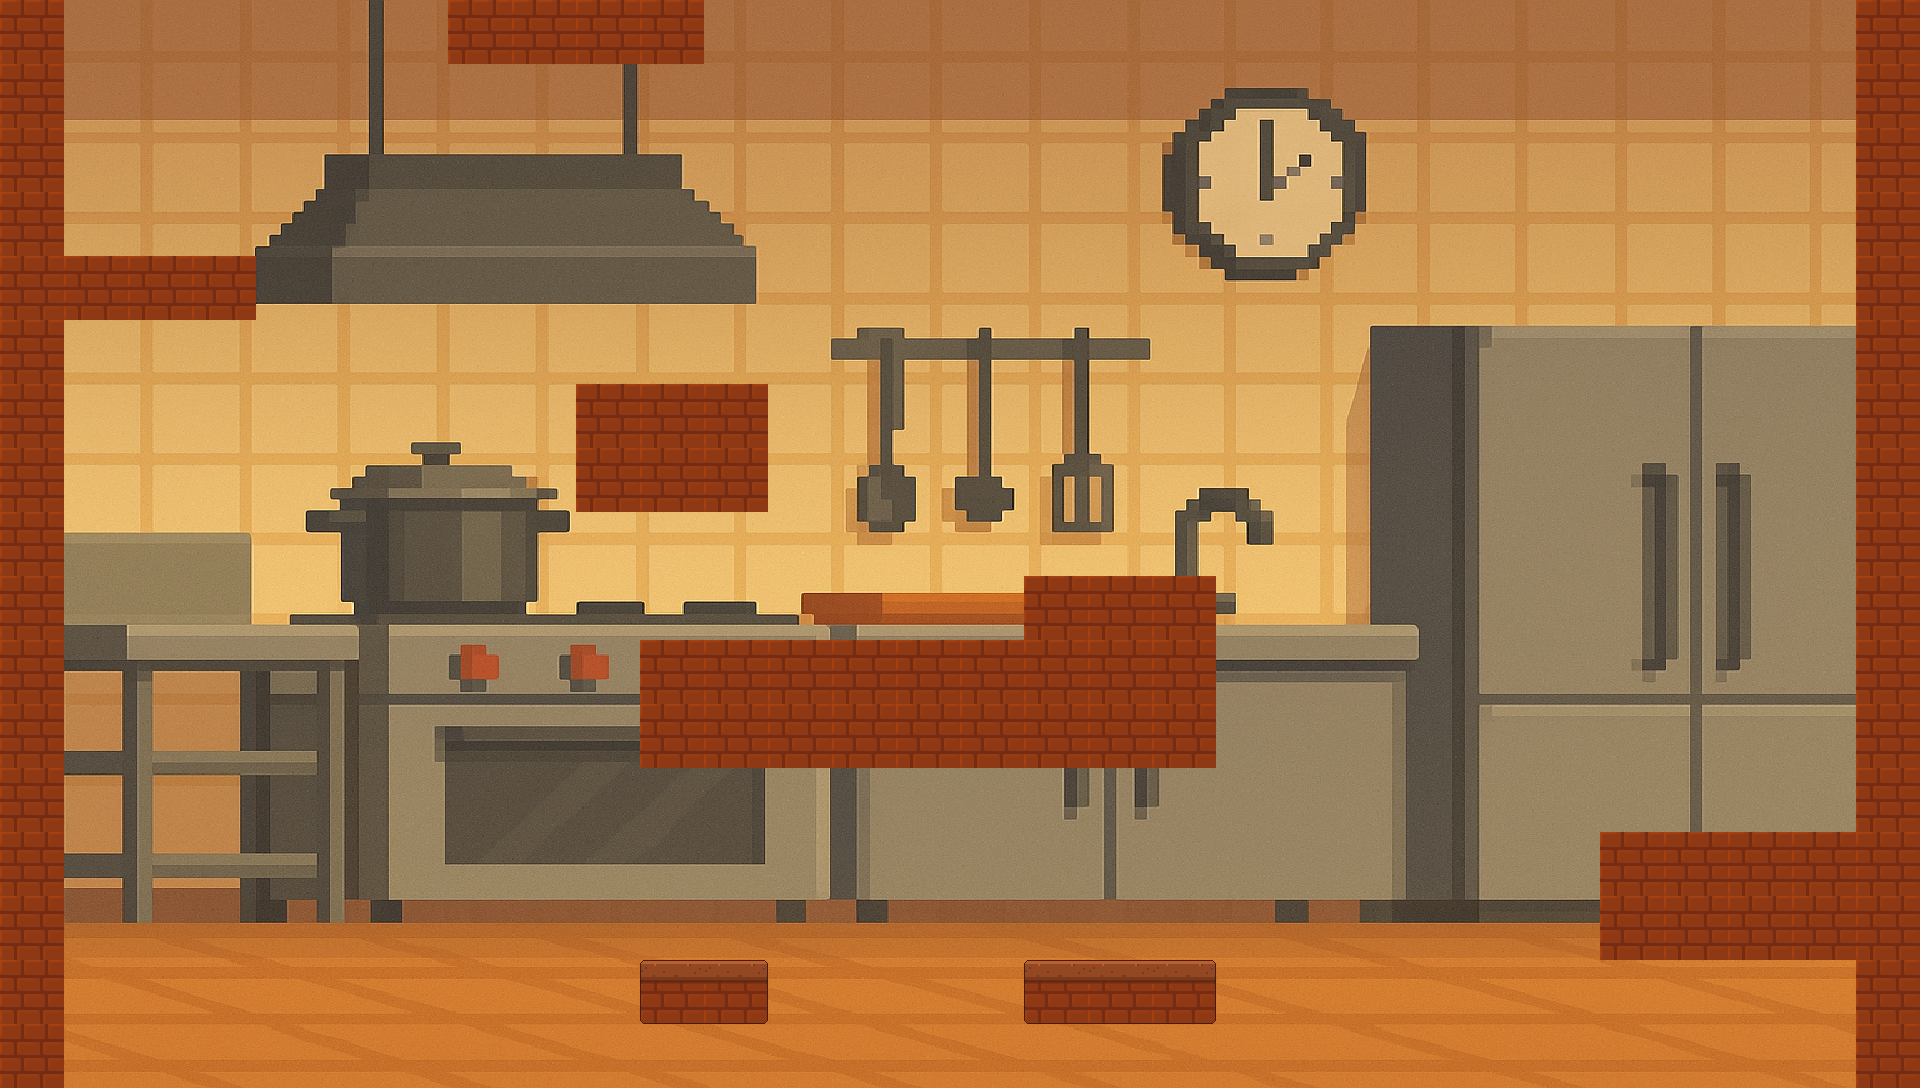

The image is a tile-based game level rendered from a .tmx file. Its description and complete source (layers, tilesets, objects, tile grids) follow:
An orthogonal 30x17 tile map with 64x64 px tiles, 2 tile layers (Camada de Blocos 1, Camada de Blocos 2), 2 tilesets, 1 image layer.

<map version="1.10" tiledversion="1.11.2" orientation="orthogonal" renderorder="right-down" width="30" height="17" tilewidth="64" tileheight="64" infinite="0" nextlayerid="5" nextobjectid="1">
 <tileset firstgid="1" source="tileset-esgoto.tsx" />
 <tileset firstgid="29" source="tileset-cozinha.tsx" />
 <imagelayer id="3" name="Camada de Imagens 1">
  <image source="cozinha.png" width="1920" height="1088" />
 </imagelayer>
 <layer id="1" name="Camada de Blocos 1" width="30" height="17">
  <properties>
   <property name="type" value="interactive-block" />
  </properties>
  <data encoding="csv">
29,0,0,0,0,0,0,29,29,29,29,0,0,0,0,0,0,0,0,0,0,0,0,0,0,0,0,0,0,29,
29,0,0,0,0,0,0,0,0,0,0,0,0,0,0,0,0,0,0,0,0,0,0,0,0,0,0,0,0,29,
29,0,0,0,0,0,0,0,0,0,0,0,0,0,0,0,0,0,0,0,0,0,0,0,0,0,0,0,0,29,
29,0,0,0,0,0,0,0,0,0,0,0,0,0,0,0,0,0,0,0,0,0,0,0,0,0,0,0,0,29,
29,29,29,29,0,0,0,0,0,0,0,0,0,0,0,0,0,0,0,0,0,0,0,0,0,0,0,0,0,29,
29,0,0,0,0,0,0,0,0,0,0,0,0,0,0,0,0,0,0,0,0,0,0,0,0,0,0,0,0,29,
29,0,0,0,0,0,0,0,0,29,29,29,0,0,0,0,0,0,0,0,0,0,0,0,0,0,0,0,0,29,
29,0,0,0,0,0,0,0,0,29,29,29,0,0,0,0,0,0,0,0,0,0,0,0,0,0,0,0,0,29,
29,0,0,0,0,0,0,0,0,0,0,0,0,0,0,0,0,0,0,0,0,0,0,0,0,0,0,0,0,29,
29,0,0,0,0,0,0,0,0,0,0,0,0,0,0,0,29,29,29,0,0,0,0,0,0,0,0,0,0,29,
29,0,0,0,0,0,0,0,0,0,29,29,29,29,29,29,29,0,29,0,0,0,0,0,0,0,0,0,0,29,
29,0,0,0,0,0,0,0,0,0,29,29,29,29,29,29,29,29,29,0,0,0,0,0,0,0,0,0,0,29,
29,0,0,0,0,0,0,0,0,0,0,0,0,0,0,0,0,0,0,0,0,0,0,0,0,0,0,0,0,29,
29,0,0,0,0,0,0,0,0,0,0,0,0,0,0,0,0,0,0,0,0,0,0,0,0,29,29,29,29,29,
29,0,0,0,0,0,0,0,0,0,0,0,0,0,0,0,0,0,0,0,0,0,0,0,0,29,29,29,29,29,
29,0,0,0,0,0,0,0,0,0,40,42,0,0,0,0,40,41,42,0,0,0,0,0,0,0,0,0,0,29,
29,0,0,0,0,0,0,0,0,0,0,0,0,0,0,0,0,0,0,0,0,0,0,0,0,0,0,0,0,29
</data>
 </layer>
 <layer id="4" name="Camada de Blocos 2" width="30" height="17">
  <data encoding="csv">
0,0,0,0,0,0,0,0,0,0,0,0,0,0,0,0,0,0,0,0,0,0,0,0,0,0,0,0,0,0,
0,0,0,0,0,0,0,0,0,0,0,0,0,0,0,0,0,0,0,0,0,0,0,0,0,0,0,0,0,0,
0,0,0,0,0,0,0,0,0,0,0,0,0,0,0,0,0,0,0,0,0,0,0,0,0,0,0,0,0,0,
0,0,0,0,0,0,0,0,0,0,0,0,0,0,0,0,0,0,0,0,0,0,0,0,0,0,0,0,0,0,
0,0,0,0,0,0,0,0,0,0,0,0,0,0,0,0,0,0,0,0,0,0,0,0,0,0,0,0,0,0,
0,0,0,0,0,0,0,0,0,0,0,0,0,0,0,0,0,0,0,0,0,0,0,0,0,0,0,0,0,0,
0,0,0,0,0,0,0,0,0,0,0,0,0,0,0,0,0,0,0,0,0,0,0,0,0,0,0,0,0,0,
0,0,0,0,0,0,0,0,0,0,0,0,0,0,0,0,0,0,0,0,0,0,0,0,0,0,0,0,0,0,
0,0,0,0,0,0,0,0,0,0,0,0,0,0,0,0,0,0,0,0,0,0,0,0,0,0,0,0,0,0,
0,0,0,0,0,0,0,0,0,0,0,0,0,0,0,0,0,0,0,0,0,0,0,0,0,0,0,0,0,0,
0,0,0,0,0,0,0,0,0,0,0,0,0,0,0,0,0,29,0,0,0,0,0,0,0,0,0,0,0,0,
0,0,0,0,0,0,0,0,0,0,0,0,0,0,0,0,0,0,0,0,0,0,0,0,0,0,0,0,0,0,
0,0,0,0,0,0,0,0,0,0,0,0,0,0,0,0,0,0,0,0,0,0,0,0,0,0,0,0,0,0,
0,0,0,0,0,0,0,0,0,0,0,0,0,0,0,0,0,0,0,0,0,0,0,0,0,0,0,0,0,0,
0,0,0,0,0,0,0,0,0,0,0,0,0,0,0,0,0,0,0,0,0,0,0,0,0,0,0,0,0,0,
0,0,0,0,0,0,0,0,0,0,0,0,0,0,0,0,0,0,0,0,0,0,0,0,0,0,0,0,0,0,
0,0,0,0,0,0,0,0,0,0,0,0,0,0,0,0,0,0,0,0,0,0,0,0,0,0,0,0,0,0
</data>
 </layer>
</map>